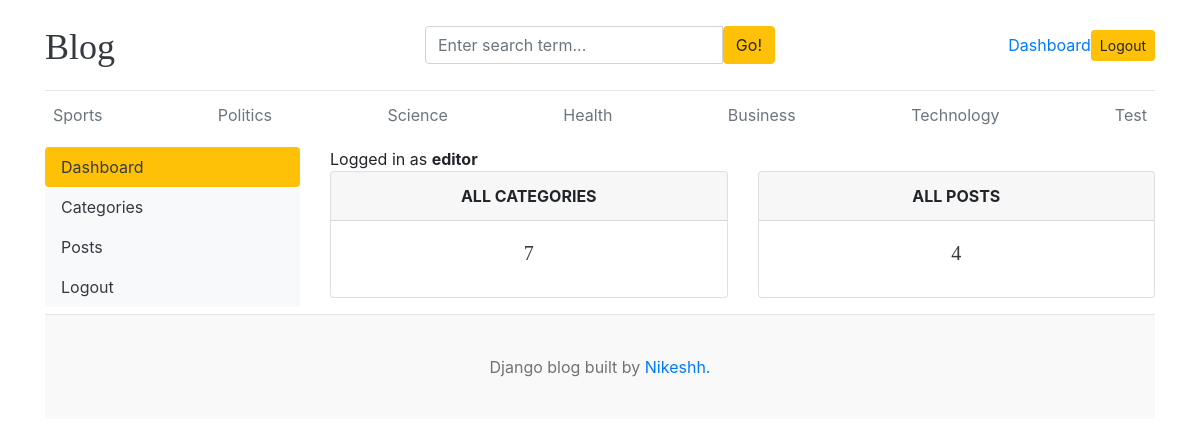
/dashboard/ (signed in), run on the app's committed database.
### blogs/models.py (models this page shows, shortened)
class Category(models.Model):
  category_name = models.CharField(max_length=50, unique=True)
  created_at = models.DateTimeField(auto_now_add=True)
  updated_at = models.DateTimeField(auto_now=True)
  class Meta:
    verbose_name_plural = "Categories"

### dashboard/views.py (the view)
# urls.py: path('dashboard/', include('dashboard.urls')),
@login_required(login_url='login')
def dashboard(request):
    category_count = Category.objects.all().count()
    blogs_count = Blog.objects.all().count()
    context = {
        'category_count': category_count,
        'blogs_count': blogs_count,
    }
    return render(request, 'dashboard/dashboard.html', context)

### blogs/context_processors.py (called while the page is built)
def get_categories(request):
  categories = Category.objects.all()
  return dict(categories=categories)

def get_social_links(request):
  social_links = SocialLink.objects.all()
  return dict(social_links=social_links)

### templates/dashboard/dashboard.html
{% extends 'base.html' %}
{% block content %}
<div class="row">
    {% include 'dashboard/sidebar.html' %}
    <div class="col-md-9">
        <span>Logged in as <b>{{ user }}</b></span>
        <div class="row">
            <div class="col">
                <div class="card border-default mb-3">
                    <div class="card-header text-center text-uppercase font-weight-bold">All Categories</div>
                    <div class="card-body text-dark">
                        <h5 class="card-title text-center">{{ category_count }}</h5>
                    </div>
                </div>
            </div>
            <div class="col">
                <div class="card border-default mb-3">
                    <div class="card-header text-center text-uppercase font-weight-bold">All posts</div>
                    <div class="card-body text-dark">
                        <h5 class="card-title text-center">{{ blogs_count }}</h5>
                    </div>
                </div>
            </div>
        </div>
    </div>
</div>
{% endblock %}

### templates/base.html (shortened to what this page needs)
{% load static %}
<!DOCTYPE html>
<html lang="en">
  <head>
    <link
      href="https://getbootstrap.com/docs/4.0/dist/css/bootstrap.min.css"
      rel="stylesheet"/>
    <link href="{% static 'css/blog.css' %}" rel="stylesheet" />
    <link rel="stylesheet" href="https://cdnjs.cloudflare.com/ajax/libs/font-awesome/4.7.0/css/font-awesome.min.css">
  </head>
  <body>
    <div class="container">
      <header class="blog-header py-3">
        <div class="row flex-nowrap justify-content-between align-items-center">
          <div class="col-4 pt-1">
            <a class="blog-header-logo text-dark" href="/">Blog</a>
          </div>
          <div class="col-4">
            <form method="GET" action="{% url 'search' %}">
              <div class="input-group">
                <input type="text" class="form-control" name="keyword" value="{{keyword}}" placeholder="Enter search term...", aria-label="Enter search term">
                <button type="submit" id="button-search" class="btn btn-warning" >Go!</button>
              </div>
            </form>
          </div>
          <div class="col-4 d-flex justify-content-end align-items-center">
            {% if not user.is_authenticated %}
            <a class="btn btn-sm btn-warning" href="{% url 'login' %}">Login</a> &nbsp;
            <a class="btn btn-sm btn-outline-secondary" href="{% url 'register' %}">Register</a>
            {% else %}
            <span>
              <a href="{% url 'dashboard' %}">Dashboard</a>
            </span>
            <a class="btn btn-sm btn-warning" href="{% url 'logout' %}">Logout</a>
            {% endif %}
          </div>
        </div>
      </header>
      <div class="nav-scroller py-1 mb-2">
        <nav class="nav d-flex justify-content-between">
          {% for category in categories %}
          <a class="p-2 text-muted" href="{% url 'post_by_category' category.id %}">{{category.category_name}}</a>
          {% endfor %}
        </nav>
      </div>
      {% block content %}
      {% endblock content %}
     <footer class="blog-footer">
      <p>Django blog built by <a href="#">Nikeshh.</a></p>
    </footer>
  </body>
</html>

### blog_main/static/css/blog.css (style rules this page uses)
.blog-header { border-bottom: 1px solid #e5e5e5; }
.blog-header-logo { font-family: "Playfair Display", Georgia, "Times New Roman", serif; font-size: 2.25rem; }
h1, h2, h3, h4, h5, h6 { font-family: "Playfair Display", Georgia, "Times New Roman", serif; }
.blog-footer { padding: 2.5rem 0; color: #727272; text-align: center; background-color: #f9f9f9; border-top: .05rem solid #e5e5e5; }
.blog-footer p:last-child { margin-bottom: 0; }

### data on the page
Category: category_name "Sports"
Category: category_name "Politics"
Category: category_name "Science"
Category: category_name "Health"
Category: category_name "Business"
Category: category_name "Technology"
Category: category_name "Test"

### other printed values
{{ user }} "editor"
{{ category_count }} "7"
{{ blogs_count }} "4"
